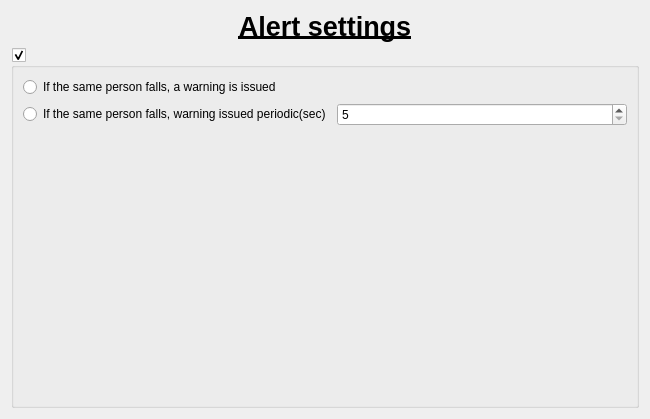
<?xml version="1.0" encoding="UTF-8"?>
<ui version="4.0">
 <class>widget_fall_down_obj_det_alert</class>
 <widget class="QWidget" name="widget_fall_down_obj_det_alert">
  <property name="geometry">
   <rect>
    <x>0</x>
    <y>0</y>
    <width>650</width>
    <height>419</height>
   </rect>
  </property>
  <property name="windowTitle">
   <string>Form</string>
  </property>
  <layout class="QVBoxLayout" name="verticalLayout">
   <item>
    <widget class="QLabel" name="labelTitle">
     <property name="font">
      <font>
       <pointsize>20</pointsize>
       <bold>true</bold>
       <underline>true</underline>
      </font>
     </property>
     <property name="autoFillBackground">
      <bool>false</bool>
     </property>
     <property name="text">
      <string>Alert settings</string>
     </property>
     <property name="scaledContents">
      <bool>false</bool>
     </property>
     <property name="alignment">
      <set>Qt::AlignCenter</set>
     </property>
    </widget>
   </item>
   <item>
    <widget class="QGroupBox" name="groupBox">
     <property name="title">
      <string/>
     </property>
     <property name="checkable">
      <bool>true</bool>
     </property>
     <layout class="QGridLayout" name="gridLayout">
      <item row="1" column="0">
       <widget class="QRadioButton" name="radioButtonWarningPeriodic">
        <property name="text">
         <string>If the same person falls, warning issued periodic(sec)</string>
        </property>
       </widget>
      </item>
      <item row="0" column="0">
       <widget class="QRadioButton" name="radioButtonWarningOnce">
        <property name="text">
         <string>If the same person falls, a warning is issued</string>
        </property>
       </widget>
      </item>
      <item row="1" column="1">
       <widget class="QSpinBox" name="spinBoxWarningPeriodic">
        <property name="minimum">
         <number>5</number>
        </property>
        <property name="maximum">
         <number>300</number>
        </property>
       </widget>
      </item>
      <item row="2" column="0">
       <spacer name="verticalSpacer">
        <property name="orientation">
         <enum>Qt::Vertical</enum>
        </property>
        <property name="sizeHint" stdset="0">
         <size>
          <width>20</width>
          <height>40</height>
         </size>
        </property>
       </spacer>
      </item>
     </layout>
    </widget>
   </item>
  </layout>
 </widget>
 <resources/>
 <connections/>
</ui>
